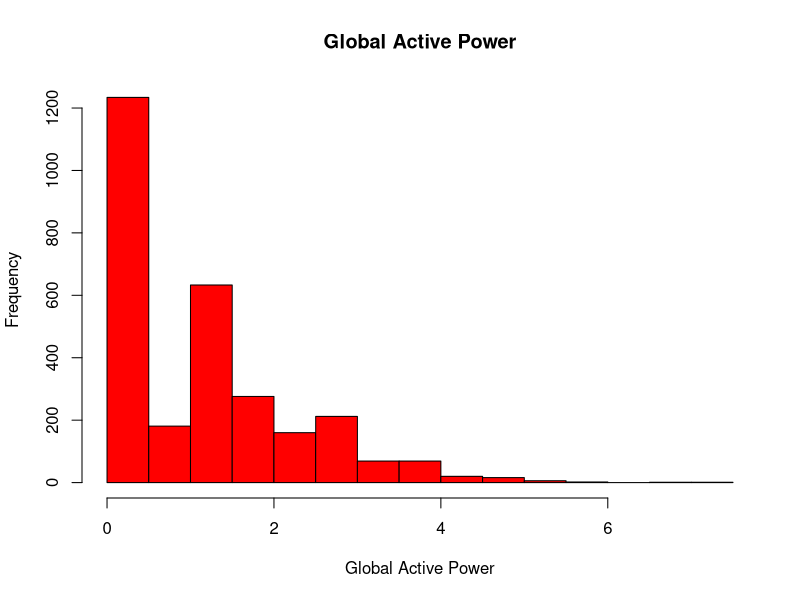

Here is the R script that generated this plot:
data <- read.csv("data.csv")

png("plot1.png")
hist(data$Global_active_power, col="red", xlab="Global Active Power", main="Global Active Power")
dev.off()
